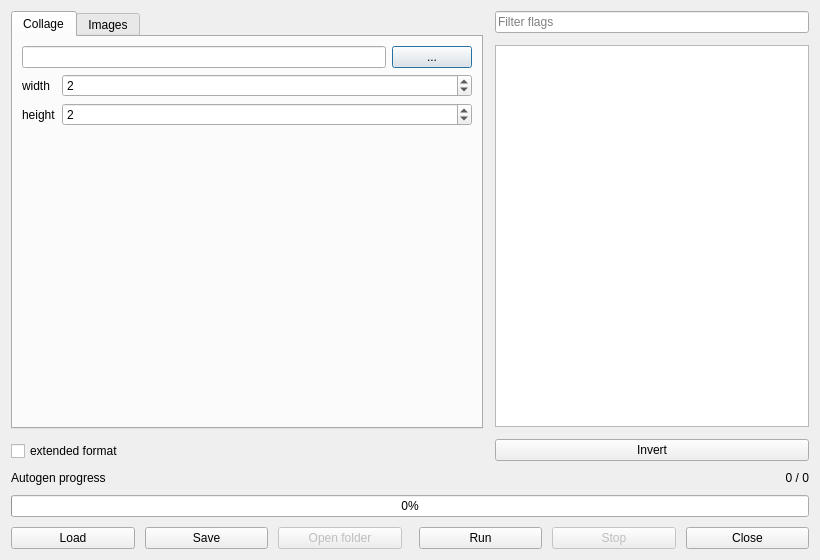
<?xml version="1.0" encoding="UTF-8"?>
<ui version="4.0">
 <class>windowsettings</class>
 <widget class="QDialog" name="windowsettings">
  <property name="geometry">
   <rect>
    <x>0</x>
    <y>0</y>
    <width>820</width>
    <height>560</height>
   </rect>
  </property>
  <property name="minimumSize">
   <size>
    <width>720</width>
    <height>480</height>
   </size>
  </property>
  <property name="windowTitle">
   <string>Autogen</string>
  </property>
  <layout class="QVBoxLayout" name="rootLayout">
   <property name="spacing">
    <number>10</number>
   </property>
   <item>
    <layout class="QHBoxLayout" name="mainRow" stretch="3,2">
     <property name="spacing">
      <number>12</number>
     </property>
     <item>
      <layout class="QVBoxLayout" name="leftCol">
       <item>
        <widget class="QTabWidget" name="tabMode">
         <property name="currentIndex">
          <number>0</number>
         </property>
         <widget class="QWidget" name="tabCollage">
          <attribute name="title">
           <string>Collage</string>
          </attribute>
          <layout class="QVBoxLayout" name="collageLayout">
           <item>
            <layout class="QHBoxLayout" name="collagePathRow">
             <item>
              <widget class="QLineEdit" name="editCollagePath"/>
             </item>
             <item>
              <widget class="QPushButton" name="btnCollageBrowse">
               <property name="text">
                <string>...</string>
               </property>
               <property name="maximumWidth">
                <number>56</number>
               </property>
              </widget>
             </item>
            </layout>
           </item>
           <item>
            <layout class="QFormLayout" name="collageForm">
             <item row="0" column="0">
              <widget class="QLabel" name="labelWidth">
               <property name="text">
                <string>width</string>
               </property>
              </widget>
             </item>
             <item row="0" column="1">
              <widget class="QSpinBox" name="spinWidth">
               <property name="minimum">
                <number>1</number>
               </property>
               <property name="maximum">
                <number>99</number>
               </property>
               <property name="value">
                <number>2</number>
               </property>
              </widget>
             </item>
             <item row="1" column="0">
              <widget class="QLabel" name="labelHeight">
               <property name="text">
                <string>height</string>
               </property>
              </widget>
             </item>
             <item row="1" column="1">
              <widget class="QSpinBox" name="spinHeight">
               <property name="minimum">
                <number>1</number>
               </property>
               <property name="maximum">
                <number>99</number>
               </property>
               <property name="value">
                <number>2</number>
               </property>
              </widget>
             </item>
            </layout>
           </item>
           <item>
            <spacer name="collageSpacer">
             <property name="orientation">
              <enum>Qt::Vertical</enum>
             </property>
            </spacer>
           </item>
          </layout>
         </widget>
         <widget class="QWidget" name="tabImages">
          <attribute name="title">
           <string>Images</string>
          </attribute>
          <layout class="QVBoxLayout" name="imagesLayout">
           <item>
            <layout class="QHBoxLayout" name="imagesPathRow">
             <item>
              <widget class="QLineEdit" name="editImagesPath"/>
             </item>
             <item>
              <widget class="QPushButton" name="btnImagesBrowse">
               <property name="text">
                <string>...</string>
               </property>
               <property name="maximumWidth">
                <number>56</number>
               </property>
              </widget>
             </item>
            </layout>
           </item>
           <item>
            <layout class="QFormLayout" name="imagesForm">
             <item row="0" column="0">
              <widget class="QLabel" name="labelNumber">
               <property name="text">
                <string>number</string>
               </property>
              </widget>
             </item>
             <item row="0" column="1">
              <widget class="QSpinBox" name="spinNumber">
               <property name="minimum">
                <number>1</number>
               </property>
               <property name="maximum">
                <number>9999</number>
               </property>
               <property name="value">
                <number>10</number>
               </property>
              </widget>
             </item>
            </layout>
           </item>
           <item>
            <spacer name="imagesSpacer">
             <property name="orientation">
              <enum>Qt::Vertical</enum>
             </property>
            </spacer>
           </item>
          </layout>
         </widget>
        </widget>
       </item>
       <item>
        <widget class="QCheckBox" name="checkExtended">
         <property name="text">
          <string>extended format</string>
         </property>
        </widget>
       </item>
      </layout>
     </item>
     <item>
      <layout class="QVBoxLayout" name="rightCol">
       <item>
        <widget class="QLineEdit" name="editFlagFilter">
         <property name="placeholderText">
          <string>Filter flags</string>
         </property>
        </widget>
       </item>
       <item>
        <widget class="QTreeWidget" name="treeFlags">
         <property name="headerHidden">
          <bool>true</bool>
         </property>
         <property name="rootIsDecorated">
          <bool>true</bool>
         </property>
         <property name="itemsExpandable">
          <bool>true</bool>
         </property>
         <property name="uniformRowHeights">
          <bool>true</bool>
         </property>
         <column>
          <property name="text">
           <string>Do random</string>
          </property>
         </column>
        </widget>
       </item>
       <item>
        <widget class="QPushButton" name="btnInvert">
         <property name="text">
          <string>Invert</string>
         </property>
        </widget>
       </item>
      </layout>
     </item>
    </layout>
   </item>
   <item>
    <layout class="QHBoxLayout" name="statusRow">
     <item>
      <widget class="QLabel" name="labelProgress">
       <property name="text">
        <string>Autogen progress</string>
       </property>
      </widget>
     </item>
     <item>
      <widget class="QLabel" name="labelCount">
       <property name="alignment">
        <set>Qt::AlignRight|Qt::AlignVCenter</set>
       </property>
       <property name="text">
        <string>0 / 0</string>
       </property>
      </widget>
     </item>
    </layout>
   </item>
   <item>
    <widget class="QProgressBar" name="progressBar">
     <property name="value">
      <number>0</number>
     </property>
     <property name="alignment">
      <set>Qt::AlignCenter</set>
     </property>
     <property name="textVisible">
      <bool>true</bool>
     </property>
    </widget>
   </item>
   <item>
    <layout class="QHBoxLayout" name="buttonRow">
     <item>
      <widget class="QPushButton" name="btnLoad">
       <property name="text">
        <string>Load</string>
       </property>
      </widget>
     </item>
     <item>
      <widget class="QPushButton" name="btnSave">
       <property name="text">
        <string>Save</string>
       </property>
      </widget>
     </item>
     <item>
      <widget class="QPushButton" name="btnOpenFolder">
       <property name="enabled">
        <bool>false</bool>
       </property>
       <property name="text">
        <string>Open folder</string>
       </property>
      </widget>
     </item>
     <item>
      <spacer name="buttonSpacer">
       <property name="orientation">
        <enum>Qt::Horizontal</enum>
       </property>
      </spacer>
     </item>
     <item>
      <widget class="QPushButton" name="btnRun">
       <property name="text">
        <string>Run</string>
       </property>
      </widget>
     </item>
     <item>
      <widget class="QPushButton" name="btnStop">
       <property name="enabled">
        <bool>false</bool>
       </property>
       <property name="text">
        <string>Stop</string>
       </property>
      </widget>
     </item>
     <item>
      <widget class="QPushButton" name="btnClose">
       <property name="text">
        <string>Close</string>
       </property>
      </widget>
     </item>
    </layout>
   </item>
  </layout>
 </widget>
 <resources/>
 <connections/>
</ui>
